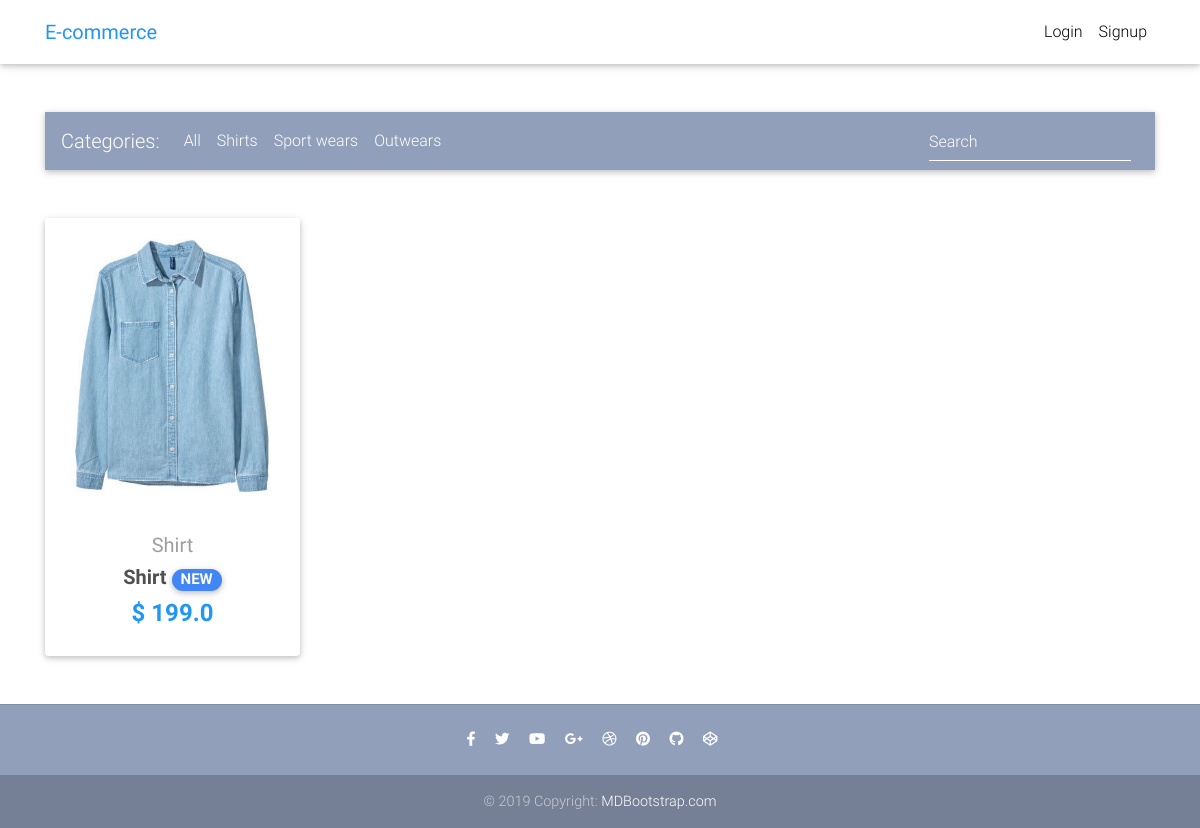
Before: / with the older database file.
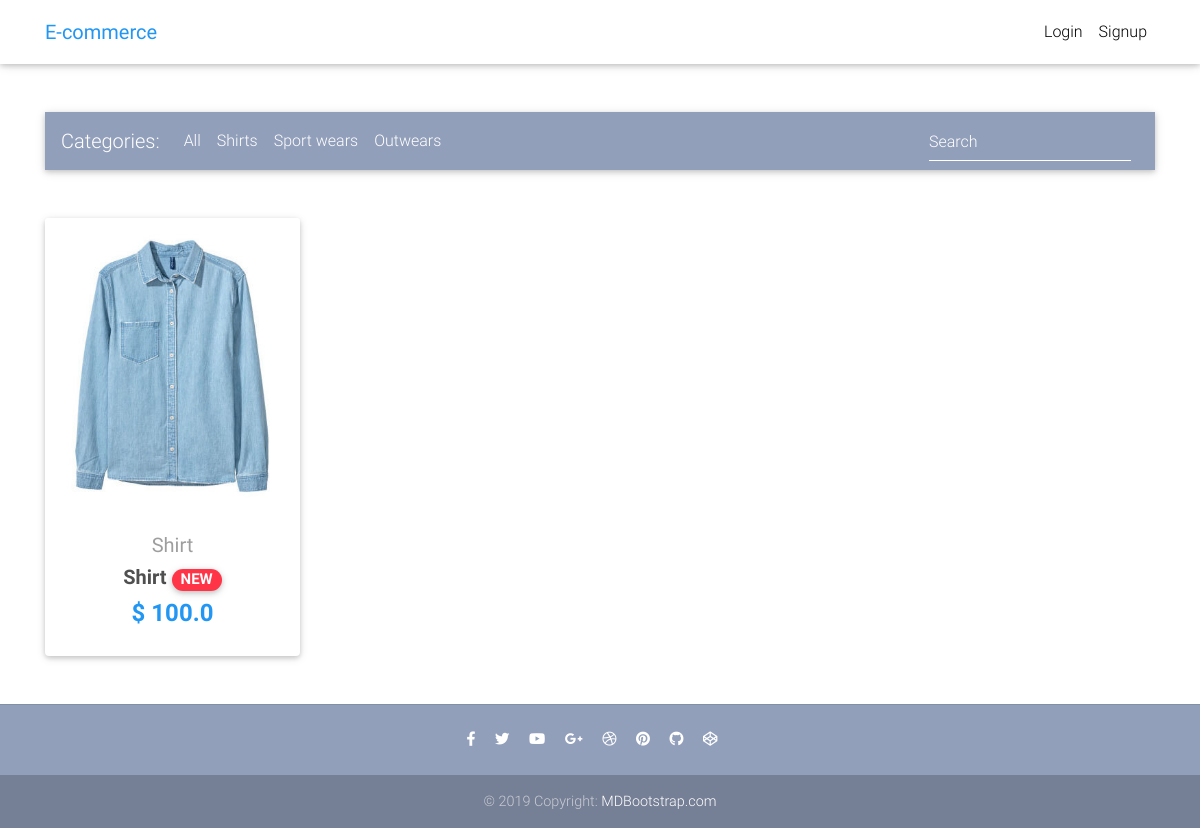
After: the same page with the newer database file.
### core/models.py (models this page shows, shortened)
class Item(models.Model):
    title = models.CharField(max_length=100)
    price = models.FloatField()
    discount_price = models.FloatField(blank=True, null=True)
    category = models.CharField(choices=CATEGORY_CHOICES, max_length=2)
    label = models.CharField(choices=LABEL_CHOICES, max_length=1)
    slug = models.SlugField()
    description = models.TextField()
    image = models.ImageField()
    def get_absolute_url(self):
        return reverse("core:product", kwargs={"slug": self.slug})

### core/views.py (the view)
# urls.py: path("", views.HomeView.as_view(), name="home"),
class HomeView(ListView):
    model = Item
    paginate_by = 10
    template_name = "core/home-page.html"

### core/templates/core/home-page.html (shortened to what this page needs)
{% extends 'core/base.html' %}
{% load static %}
{% block content %}
  <main>
    <div class="container">
      <nav class="navbar navbar-expand-lg navbar-dark mdb-color lighten-3 mt-3 mb-5">
        <span class="navbar-brand">Categories:</span>
        <div class="collapse navbar-collapse" id="basicExampleNav">
          <ul class="navbar-nav mr-auto">
            <li class="nav-item">
              <a class="nav-link" href="#">All
              </a>
            </li>
            <li class="nav-item">
              <a class="nav-link" href="#">Shirts</a>
            </li>
            <li class="nav-item">
              <a class="nav-link" href="#">Sport wears</a>
            </li>
            <li class="nav-item">
              <a class="nav-link" href="#">Outwears</a>
            </li>
          </ul>
          <form class="form-inline">
            <div class="md-form my-0">
              <input class="form-control mr-sm-2" type="text" placeholder="Search" aria-label="Search">
            </div>
          </form>
        </div>
      </nav>
      <section class="text-center mb-4">
        <div class="row wow fadeIn">
      {% for item in object_list %}
          <div class="col-lg-3 col-md-6 mb-4">
            <div class="card">
              <div class="view overlay">
                <img src={{ item.image.url }} class="card-img-top">
              </div>
              <div class="card-body text-center">
                <a href="" class="grey-text">
                  <h5>Shirt</h5>
                </a>
                <h5>
                  <strong>
                    <a href="{{ item.get_absolute_url }}" class="dark-grey-text">{{item.title}}
                      <span class="badge badge-pill {{item.get_label_display}}-color">NEW</span>
                    </a>
                  </strong>
                </h5>
                <h4 class="font-weight-bold blue-text">
                  <strong>$
                  {% if item.discount_price %}
                    {{item.discount_price}}
                  {% else %}
                    {{item.price}}
                  {% endif %}
                  </strong>
                </h4>
              </div>
            </div>
          </div>
          {% endfor %}
          </div>
      </section>
    </div>
  </main>
 {% endblock %}

Changed rows visible on the page:
changed Item "Shirt": label "P" → "D" (drawn); price (not shown) → "100.0"; discount_price "199.0" → (not shown)
